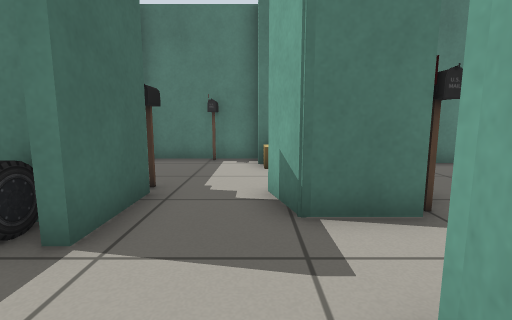
View 1 (above)

15 first-person views from a walk through a robot-simulator world made for Gazebo. The camera is 0.65 m above the floor, tilts 8° down and sees 85° across. Floor lines are 1 m apart. The floor is counted in squares, 0.5 m on a side. Each view is taken from the middle of a square. On the plan, view 1 faces up. The plan holds only what a view shows up to about 13 squares ahead; the rest is blank. Simple patterns stand in for the simulator's built-in surfaces.

View 2
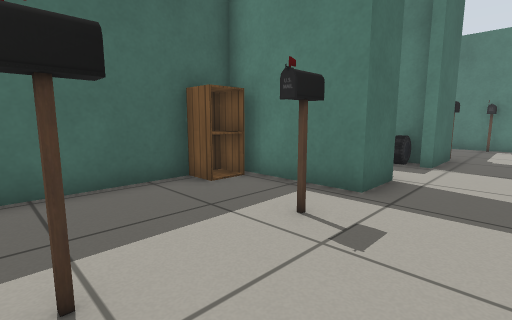

View 3
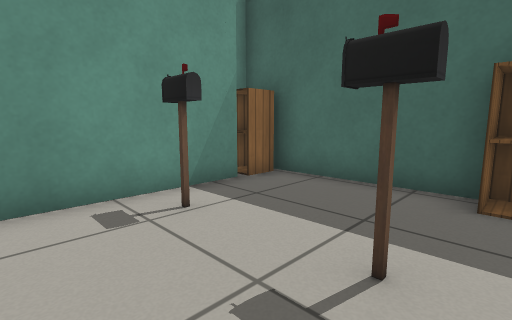

View 4
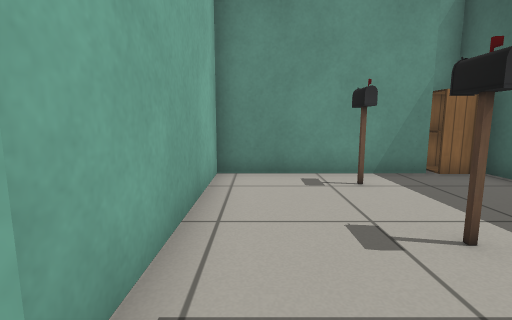

View 5
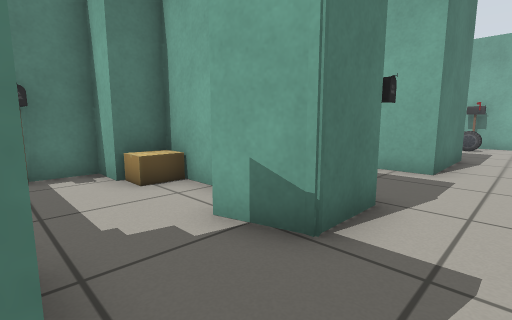

View 6
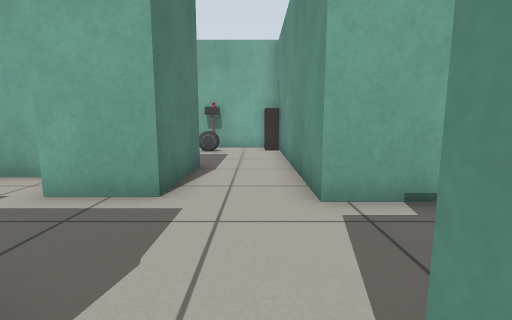

View 7
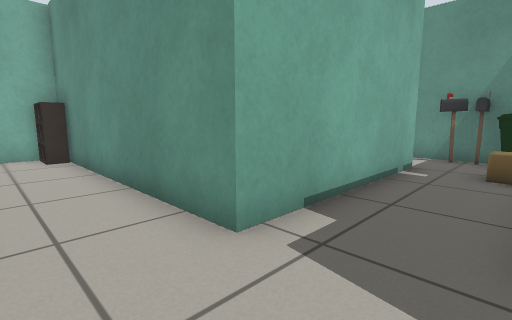

View 8
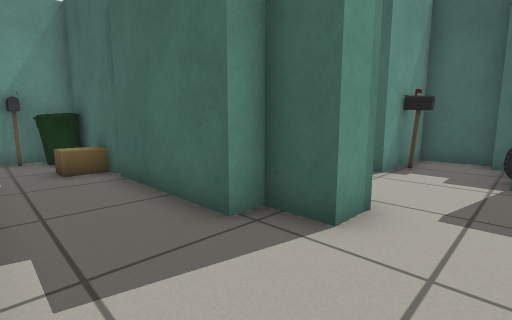

View 9
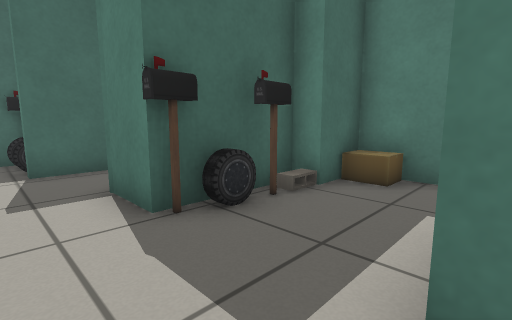

View 10
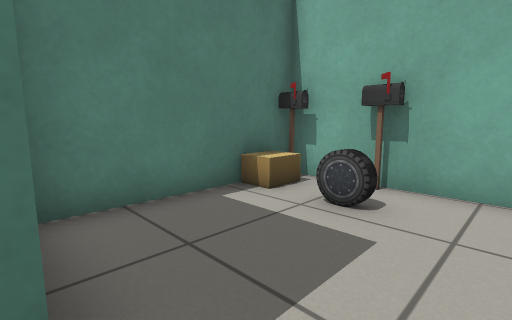

View 11
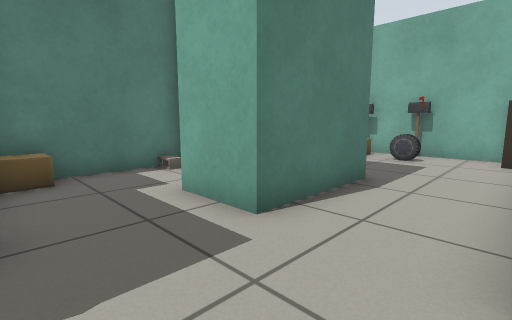

View 12
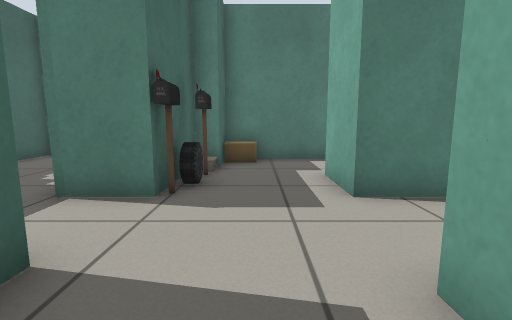

View 13
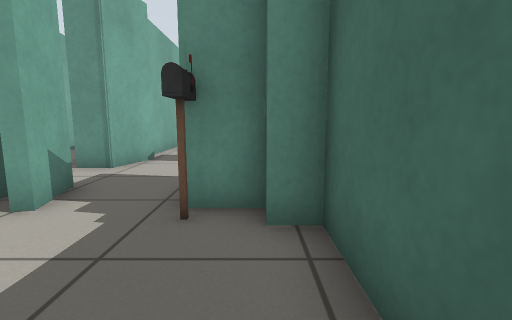

View 14
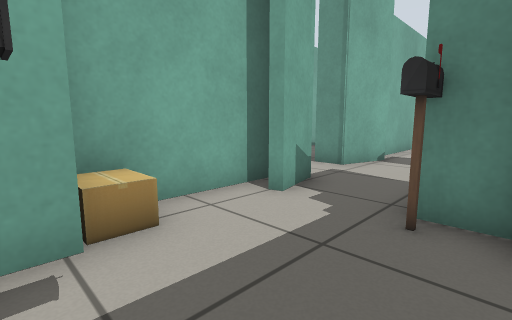

View 15
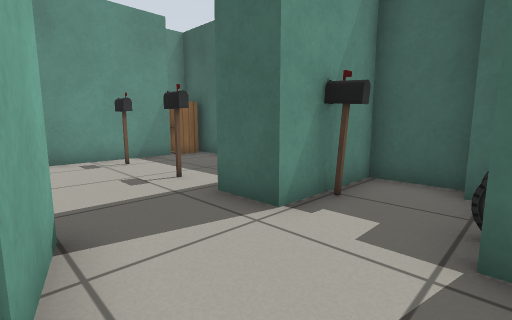

### Floor plan
Points are (right, up) in squares from view 1. A wall is a line through its corners. A room is listed if a view was taken in it or the views show most of it. See-through windows are left out.
Room 1 (views 1, 2, 3, 4)
walls: (-4.3, -6.8) (1, -6.8) (1, -1); (0.5, -0.6) (0.8, 0.5); (-2.1, 0.4) (-2.1, -1.1) (-5.8, -1.1) (-5.6, -8) (-4.9, -8)
ways out: opening at (-0.5, -0.5) to room 2
objects: cabinet (-5, -7); cabinet (-5, -2); postbox (-2, -6); postbox (-2, -3)
Room 2 (views 5, 6, 7, 8, 11, 12, 15)
walls: (0.8, 0.5) (1, 1.4) (2, 1.4) (2, 0.2) (2.7, 0.2) (2.7, -3.9); (1.6, 3.7) (0.6, 3.7) (0.2, 5.2); (5.7, 3.7) (5.7, 5.8); (2.7, -4.1) (2.7, -8) (6.1, -8); (-2.4, 3.5) (-3.2, 3.5); (-1.9, 4.5) (-1.9, 2.7); (5.4, -5.6) (5.4, 1); (7.4, 6.9) (7.4, 8); (-4.6, 3) (-4.6, 2.2); (-5.3, 2.2) (-5.3, 0.4) (-2.1, 0.4); (7.4, 8.6) (3, 8.6) (3, 6.9) (2.3, 6.9) (2.3, 4.4)
ways out: opening at (-0.5, -0.5) to room 1; opening at (5, 2.5) to room 3; opening at (-1, 4) to room 4
objects: postbox (-4, 2); car (-4, 3); postbox (-3, 1); car (-3, 3); postbox (2, 4); bin (3, -7); cardboard box (3, -5); car (3, 5); cinder block (3, 6); cardboard box (3, 8) to (4, 8); postbox (4, -8) to (4, -7); postbox (5, -7); cinder block (7, 8)
Room 3 (views 9, 10)
walls: (9.3, 3.7) (5.7, 3.7); (12.2, 6.4) (9.4, 6.4); (13.2, 1) (13.2, 1.6) (14.5, 1.6); (5.4, 1) (14.6, 1) (14.6, 6.4)
ways out: opening at (5, 2.5) to room 2
objects: car (13, 4); cardboard box (13, 6); postbox (14, 4); postbox (14, 6)
Room 4 (views 13, 14)
walls: (0.1, 8.4) (0.1, 9.6) (-3.8, 9.6) (-3.8, 5.7) (-3.1, 5.7) (-3.1, 5) (-2.5, 5); (1.3, 4.3) (1.3, 7.6)
ways out: opening at (-1, 4) to room 2
objects: postbox (-2, 5); postbox (-1, 9); cardboard box (0, 8) to (1, 8)

Positions as (right, up) in squares from view 1, and headings:
1: (0, 0), facing up
2: (0, -6), facing up-left
3: (0, -2), facing down-left
4: (0, 0), facing down
5: (-2, 2), facing up-right
6: (1, 2), facing right
7: (3, 3), facing down-right
8: (5, 3), facing down-left
9: (6, 2), facing up-left
10: (9, 2), facing up-right
11: (3, 1), facing up-right
12: (4, -1), facing up
13: (-3, 9), facing down
14: (-3, 9), facing down-right
15: (1, 3), facing down-left
